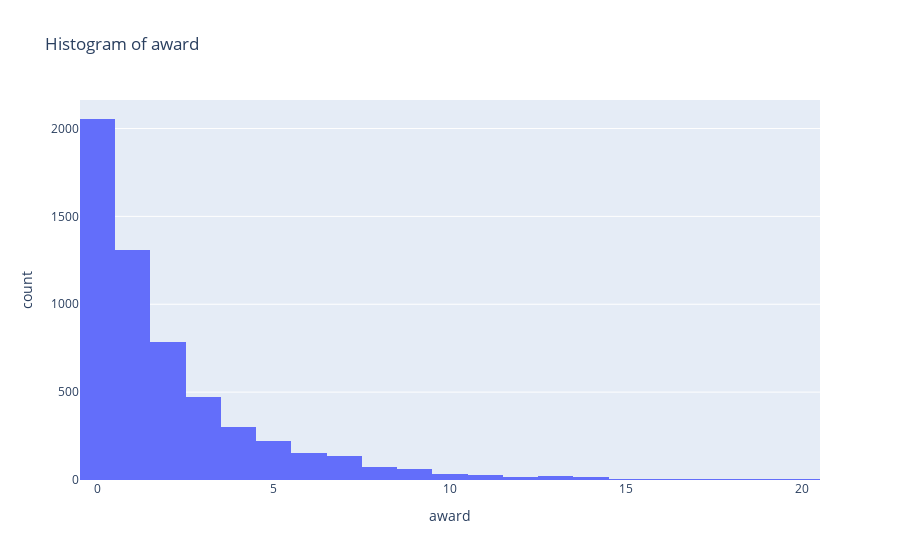

Here is the notebook cell this chart was saved with:
### Code cell
fig = px.histogram(player, x='award', title='Histogram of award')
fig.update_layout(xaxis_title='award')
fig.show()

### Figure 1 — Plotly figure (JSON) as saved in the notebook; plotly's stock layout.template omitted (floating-point values rounded to 4 significant figures; data arrays with more than 128 entries replaced by an {"elided": "..."} marker saying what was removed)
{"data": [{"alignmentgroup": "True", "bingroup": "x", "hovertemplate": "award=%{x}<br>count=%{y}<extra></extra>", "legendgroup": "", "marker": {"color": "#636efa", "pattern": {"shape": ""}}, "name": "", "offsetgroup": "", "orientation": "v", "showlegend": false, "type": "histogram", "x": {"elided": "5724 int values"}, "xaxis": "x", "yaxis": "y"}], "layout": {"barmode": "relative", "legend": {"tracegroupgap": 0}, "title": {"text": "Histogram of award"}, "xaxis": {"anchor": "y", "domain": [0, 1], "title": {"text": "award"}}, "yaxis": {"anchor": "x", "domain": [0, 1], "title": {"text": "count"}}}}
